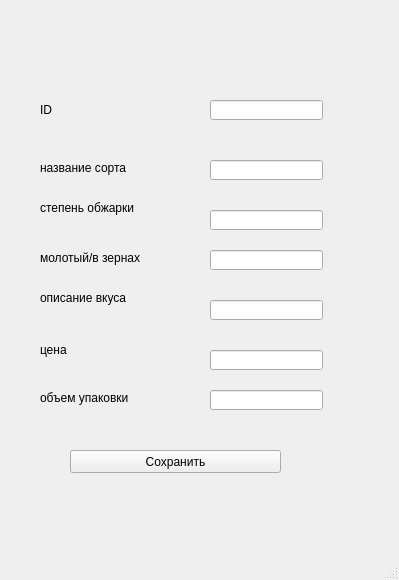
<?xml version="1.0" encoding="UTF-8"?>
<ui version="4.0">
 <class>MainWindow</class>
 <widget class="QMainWindow" name="MainWindow">
  <property name="geometry">
   <rect>
    <x>0</x>
    <y>0</y>
    <width>399</width>
    <height>580</height>
   </rect>
  </property>
  <property name="windowTitle">
   <string>MainWindow</string>
  </property>
  <widget class="QWidget" name="centralwidget">
   <widget class="QLabel" name="label">
    <property name="geometry">
     <rect>
      <x>40</x>
      <y>100</y>
      <width>51</width>
      <height>20</height>
     </rect>
    </property>
    <property name="text">
     <string>ID</string>
    </property>
   </widget>
   <widget class="QLabel" name="label_2">
    <property name="geometry">
     <rect>
      <x>40</x>
      <y>340</y>
      <width>51</width>
      <height>20</height>
     </rect>
    </property>
    <property name="text">
     <string>цена</string>
    </property>
   </widget>
   <widget class="QLabel" name="label_3">
    <property name="geometry">
     <rect>
      <x>40</x>
      <y>290</y>
      <width>91</width>
      <height>16</height>
     </rect>
    </property>
    <property name="text">
     <string>описание вкуса</string>
    </property>
   </widget>
   <widget class="QLabel" name="label_4">
    <property name="geometry">
     <rect>
      <x>40</x>
      <y>160</y>
      <width>91</width>
      <height>16</height>
     </rect>
    </property>
    <property name="text">
     <string>название сорта</string>
    </property>
   </widget>
   <widget class="QLabel" name="label_5">
    <property name="geometry">
     <rect>
      <x>40</x>
      <y>390</y>
      <width>111</width>
      <height>16</height>
     </rect>
    </property>
    <property name="text">
     <string>объем упаковки</string>
    </property>
   </widget>
   <widget class="QLabel" name="label_6">
    <property name="geometry">
     <rect>
      <x>40</x>
      <y>250</y>
      <width>101</width>
      <height>16</height>
     </rect>
    </property>
    <property name="text">
     <string>молотый/в зернах</string>
    </property>
   </widget>
   <widget class="QLabel" name="label_7">
    <property name="geometry">
     <rect>
      <x>40</x>
      <y>200</y>
      <width>101</width>
      <height>16</height>
     </rect>
    </property>
    <property name="text">
     <string>степень обжарки</string>
    </property>
   </widget>
   <widget class="QLineEdit" name="lineEdit">
    <property name="geometry">
     <rect>
      <x>210</x>
      <y>210</y>
      <width>113</width>
      <height>20</height>
     </rect>
    </property>
   </widget>
   <widget class="QLineEdit" name="lineEdit_2">
    <property name="geometry">
     <rect>
      <x>210</x>
      <y>100</y>
      <width>113</width>
      <height>20</height>
     </rect>
    </property>
   </widget>
   <widget class="QLineEdit" name="lineEdit_3">
    <property name="geometry">
     <rect>
      <x>210</x>
      <y>300</y>
      <width>113</width>
      <height>20</height>
     </rect>
    </property>
   </widget>
   <widget class="QLineEdit" name="lineEdit_4">
    <property name="geometry">
     <rect>
      <x>210</x>
      <y>350</y>
      <width>113</width>
      <height>20</height>
     </rect>
    </property>
   </widget>
   <widget class="QLineEdit" name="lineEdit_5">
    <property name="geometry">
     <rect>
      <x>210</x>
      <y>250</y>
      <width>113</width>
      <height>20</height>
     </rect>
    </property>
   </widget>
   <widget class="QLineEdit" name="lineEdit_6">
    <property name="geometry">
     <rect>
      <x>210</x>
      <y>160</y>
      <width>113</width>
      <height>20</height>
     </rect>
    </property>
   </widget>
   <widget class="QLineEdit" name="lineEdit_7">
    <property name="geometry">
     <rect>
      <x>210</x>
      <y>390</y>
      <width>113</width>
      <height>20</height>
     </rect>
    </property>
   </widget>
   <widget class="QPushButton" name="pushButton">
    <property name="geometry">
     <rect>
      <x>70</x>
      <y>450</y>
      <width>211</width>
      <height>23</height>
     </rect>
    </property>
    <property name="text">
     <string>Сохранить</string>
    </property>
   </widget>
  </widget>
  <widget class="QMenuBar" name="menubar">
   <property name="geometry">
    <rect>
     <x>0</x>
     <y>0</y>
     <width>399</width>
     <height>21</height>
    </rect>
   </property>
  </widget>
  <widget class="QStatusBar" name="statusbar"/>
 </widget>
 <resources/>
 <connections/>
</ui>
